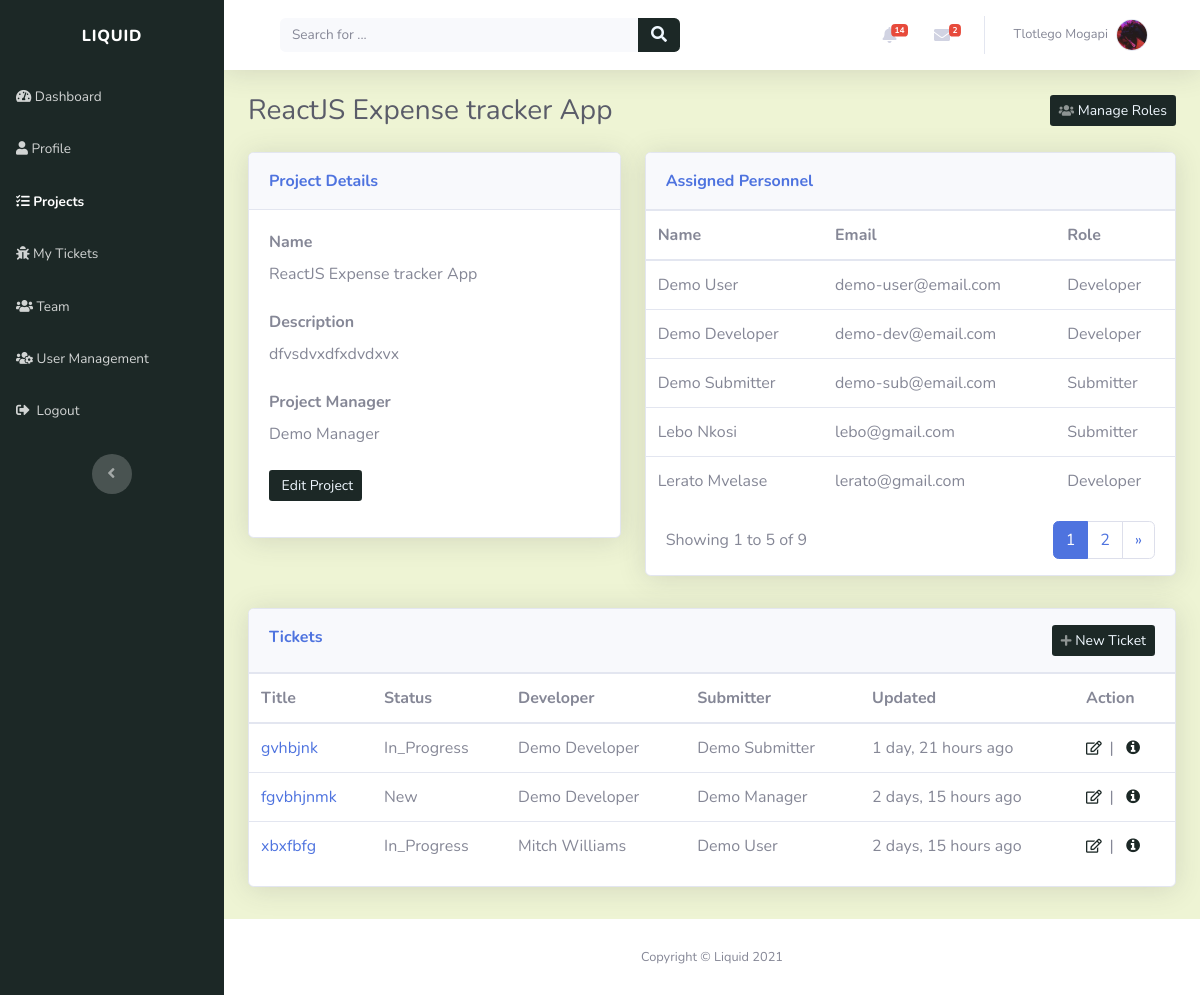
/projects/reactjs-expense-tracker-app-qkhvylyg/ (signed in), run on the app's committed database.
### account/models.py (models this page shows, shortened)
class Profile(models.Model):
    user = models.OneToOneField(settings.AUTH_USER_MODEL, on_delete=models.CASCADE, unique=True)
    profile_picture = models.ImageField(default='profile_images/default.jpg', upload_to='profile_images', blank=True)
    website = models.URLField(blank=True)
    first_name = models.CharField(max_length=30, blank=True)
    last_name = models.CharField(max_length=30, blank=True)
    address = models.CharField(max_length=50, blank=True)
    city = models.CharField(max_length=50, blank=True)
    country = models.CharField(max_length=50, blank=True)
    slug = models.SlugField(unique=True, blank=True)
    def __str__(self):
        return self.user.email

class Account(AbstractBaseUser):
    email = models.EmailField(verbose_name="email", max_length=30, unique=True)
    username = models.CharField(max_length=30, unique=True)
    date_created = models.DateTimeField(verbose_name="date created", auto_now_add=True)
    last_login = models.DateTimeField(verbose_name="last login", auto_now=True)
    is_admin = models.BooleanField(default=False)
    is_staff = models.BooleanField(default=True)
    is_active = models.BooleanField(default=True)
    is_super_user = models.BooleanField(default=False)
    USERNAME_FIELD = 'email'
    REQUIRED_FIELDS = ['username']
    objects = AccountManager()

### projects/models.py (models this page shows, shortened)
class Project(models.Model):
    name = models.CharField(max_length=50, unique=True)
    description = models.CharField(max_length=200)
    created_on = models.DateTimeField(verbose_name="date created", auto_now_add=True)
    created_by = models.ForeignKey(Profile, on_delete=models.CASCADE)
    slug = models.SlugField(unique=True, blank=True)
    def __str__(self):
        return self.name

class ProjectRole(models.Model):
    ROLE = (
        ('Project Manager', 'Project Manager'),
        ('Developer', 'Developer'),
        ('Submitter', 'Submitter'),
        ('Unassigned', 'Unassigned'),
    )
    user = models.ForeignKey(Profile, on_delete=models.CASCADE)
    project = models.ForeignKey(Project, on_delete=models.CASCADE)
    user_role = models.CharField(max_length=20, choices=ROLE, default='Un-assigned')
    created_on = models.DateTimeField(verbose_name="date added", auto_now_add=True)

### tickets/models.py (models this page shows, shortened)
class Ticket(models.Model):
    TICKET_PRIORITY = (
        ('LOW', 'Low'),
        ('MEDIUM', 'Medium'),
        ('HIGH', 'High'),
    )
    TICKET_STATUS = (
        ('NEW', 'New'),
        ('IN_PROGRESS', 'In Progress'),
        ('RESOLVED', 'Resolved'),
    )
    TICKET_TYPE = (
        ('TASK', 'Task'),
        ('BUG', 'Bug'),
        ('CHANGE', 'Change'),
        ('FEATURE', 'Feature request')
    )
    title = models.CharField(max_length=50)
    description = models.CharField(max_length=200)
    created_by = models.ForeignKey(Profile, on_delete=models.CASCADE)
    project = models.ForeignKey(Project, related_name="tickets", on_delete=models.CASCADE)
    created_on = models.DateTimeField(verbose_name="created_on", auto_now_add=True)
    updated = models.DateTimeField(verbose_name="date updated", auto_now=True)
    priority = models.CharField(max_length=12, choices=TICKET_PRIORITY, default='LOW')
    status = models.CharField(max_length=12, choices=TICKET_STATUS, default='NEW')
    class_type = models.CharField(max_length=12, choices=TICKET_TYPE, default='TASK')
    slug = models.SlugField(unique=True, blank=True)

### projects/views.py (the view)
# urls.py: path('<slug:slug>/', views.project_detail_view, name="view_project"),
@login_required(login_url='login_page')
def project_detail_view(request, slug):
    context = {}
    project = get_object_or_404(Project, slug=slug)
    context['project'] = project
    user = request.user
    user_profile = get_object_or_404(Profile, user=user)
    user_project_role = ProjectRole.objects.filter(project=project).filter(user=user_profile).first()
    context['user_project_role'] = user_project_role
    users = ProjectRole.objects.filter(project=project).exclude(user_role="Project Manager").order_by('user__first_name')
    page = request.GET.get('page', 1)
    users_paginator = Paginator(users, USERS_PER_PAGE)
    try:
        users = users_paginator.page(page)
    except PageNotAnInteger:
        users = users_paginator.page(USERS_PER_PAGE)
    except EmptyPage:
        users = users_paginator.page(users_paginator.num_pages)
    tickets = project.tickets.all().order_by('-created_on')
    context['tickets'] = tickets
    context['user_roles'] = users
    context['manager_role'] = ProjectRole.objects.filter(project=project).filter(user_role="Project Manager").first()
    return render(request, "projects/project_detail.html", context)

### index/custom_processors.py (called while the page is built)
def profile_processor(request):
    if request.user.is_authenticated:
        user = request.user
        user_profile = get_object_or_404(Profile, user=user)
        user_messages = DirectMessage.objects.filter(receiver=user_profile).filter(status='UNREAD').order_by('-created_on')[:5]
        user_alerts = Alert.objects.filter(user=user_profile).filter(status='UNREAD').order_by('-created_on')[:5]
        return {'profile': user_profile, 'direct_messages': user_messages, 'alerts': user_alerts}
    else:
        return{}

### projects/templates/projects/project_detail.html (shortened to what this page needs)
{% extends "index/header.html" %}
{% block content %}
<div class="d-sm-flex justify-content-between align-items-center mb-4">
	<h3 class="text-dark mb-0">{{project|truncatechars:40}}</h3>
	{% if request.user.is_admin or user_project_role.user_role == "Project Manager" %}
	<a class="btn btn-sm d-none d-sm-inline-block" role="button"
		href="{% url 'manage_roles' project.slug %}" style="background: rgb(28, 40, 38); color: aliceblue;"><em
		class="fas fa-users fa-sm text-white-50"></em>&nbsp;Manage Roles
	</a>
	{% endif %}
</div>
<div class="row mb-3">
	<div class="col-lg-5">
		<div class="row">
			<div class="col">
				<div class="card shadow mb-3">
					<div class="card-header py-3">
						<p class="text-primary m-0 font-weight-bold" style="color: rgb(28, 40, 38)">
							Project Details
						</p>
					</div>
					<div class="card-body">
						<div class="form-row">
							<div class="col">
								<div class="form-group">
									<label for="username"><strong>Name</strong></label>
									<p class="mb-4">{{ project.name }}</p>
								</div>
							</div>
						</div>
						<div class="form-row">
							<div class="col">
								<div class="form-group">
									<label for="first_name"><strong>Description</strong></label>
									<p class="mb-4">{{ project.description }}</p>
								</div>
							</div>
						</div>
						<div class="form-row">
							<div class="col">
								<div class="form-group">
									<label for="first_name"><strong>Project Manager</strong></label>
									<p class="mb-4">{{ manager_role.user.first_name }} {{ manager_role.user.last_name }}</p>
								</div>
							</div>
						</div>
						{% if request.user.is_admin %}
						<div class="form-group">
							<a class="btn btn-sm d-none d-sm-inline-block" role="button"
								href="{% url 'edit_project' project.slug %}"
								style="background: rgb(28, 40, 38); color: aliceblue;">&nbsp;Edit Project
							</a>
						</div>
						{% endif %}
					</div>
				</div>
			</div>
		</div>
	</div>
	<div class="col-lg-7">
		<div class="row">
			<div class="col">
				<div class="card shadow mb-3">
					<div class="card-header py-3">
						<p class="text-primary m-0 font-weight-bold" style="color: rgb(28, 40, 38)">
							Assigned Personnel
						</p>
					</div>
					<div class="table-responsive table mt-0" id="dataTable" role="grid"
						aria-describedby="dataTable_info">
						<table class="table my-0" id="dataTable" aria-describedby="users">
							<thead>
								<tr>
									<th scope="col">Name</th>
									<th scope="col">Email</th>
									<th scope="col">Role</th>
								</tr>
							</thead>
							<tbody>
								{% for user in user_roles %}
								<tr style="white-space: nowrap">
									<td>{{user.user.first_name}} {{user.user.last_name}}</td>
									<td>{{ user.user }}</td>
									<td>{{ user.user_role|title }}</td>
								</tr>
								{%endfor%}
							</tbody>
						</table>
					</div>
					<div style="margin-left: 20px; margin-right: 20px">
						{% include 'projects/snippets/users_pagination.html' with users=user_roles %}
					</div>
				</div>
			</div>
		</div>
	</div>
</div>
<div class="row mb-3">
	<div class="col-lg-12">
		<div class="row">
			<div class="col">
				<div class="card shadow mb-3">
					<div class="card-header py-3">
						<p class="text-primary m-0 font-weight-bold" style="color: rgb(28, 40, 38); float: left;">Tickets</p>
						{% if user_project_role.user_role != "Developer" or request.user.is_admin %}
						<a class="btn btn-sm" role="button"
							href="{% url 'add_ticket' project.slug %}"
							style="background: rgb(28, 40, 38); float: right; color: aliceblue;">
							<em class="fas fa-plus fa-sm text-white-50"></em>&nbsp;New Ticket
						</a>
						{% endif %}
					</div>
					{% if tickets %}
					<div class="table-responsive table mt-0" id="dataTable" role="grid"
						aria-describedby="dataTable_info">
						<table class="table my-0" id="dataTable" aria-describedby="projects">
							<thead>
								<tr>
									<th scope="col">Title</th>
									<th scope="col">Status</th>
									<th scope="col">Developer</th>
									<th scope="col">Submitter</th>
									<th scope="col">Updated</th>
									<th scope="col">Action</th>
								</tr>
							</thead>
							<tbody>
								{%for ticket in tickets %} {% include "projects/snippets/project_ticket.html" %} {%endfor%}
							</tbody>
						</table>
					</div>
					{% else %}
					<div style="padding-top: 20px" class="text-center">
						<p><strong>Project Has No Tickets.</strong></p>
					</div>
					{% endif %}
				</div>
			</div>
		</div>
	</div>
</div>
{% endblock %}

### index/templates/index/snippets/navbar.html (shortened to what this page needs)
<nav
	class="navbar navbar-light navbar-expand bg-white shadow mb-4 topbar static-top"
	style="background: rgb(238, 244, 212)"
>
	<div class="container-fluid">
		<div class="container-fluid">
			<form
				method="GET"
				action="{% url 'index_page' %}"
				target="_self"
				class="form-inline d-none d-sm-inline-block mr-auto ml-md-3 my-2 my-md-0 mw-100 navbar-search"
			>
				<div class="input-group">
					<input
						class="bg-light form-control border-0 small"
						type="search"
						placeholder="Search for ..."
						value="{{query}}"
						name="q"
						required
					/>
					<div class="input-group-append">
						<button class="btn py-0" type="submit" style="background: rgb(28, 40, 38); color: aliceblue;">
							<em class="fas fa-search"></em>
						</button>
					</div>
				</div>
			</form>
			<ul class="nav navbar-nav flex-nowrap ml-auto">
				<li class="nav-item dropdown no-arrow mx-1">
					<div class="nav-item dropdown no-arrow">
						<a class="dropdown-toggle nav-link" data-toggle="dropdown" aria-expanded="false" href="#"
							>{% if alerts %}<span class="badge badge-danger badge-counter"
								>{{profile.alert_set.all.count}}</span
							>
							{%endif%}<em class="fas fa-bell fa-fw"></em
						></a>
					</div>
				</li>
				<li class="nav-item dropdown no-arrow mx-1">
					<div class="nav-item dropdown no-arrow">
						<a class="dropdown-toggle nav-link" data-toggle="dropdown" aria-expanded="false" href="#"
							><em class="fas fa-envelope fa-fw"></em>{% if direct_messages %}<span
								class="badge badge-danger badge-counter"
								>{{profile.direct_messages.all.count}}</span
							>{%endif%}</a
						>
					</div>
				</li>
				<li class="nav-item dropdown no-arrow">
					<div class="nav-item dropdown no-arrow">
						<a class="dropdown-toggle nav-link" data-toggle="dropdown" aria-expanded="false" href="#"
							><span class="d-none d-lg-inline mr-2 text-gray-600 small">
								{% if profile.first_name and profile.last_name %} {{profile.first_name}}
								{{profile.last_name}} {% else %} {{user}} {%endif%}
							</span>
							<img
								class="border rounded-circle img-profile"
								src="{{profile.profile_picture.url}}"
								alt="user image"
							/>
						</a>
					</div>
				</li>
			</ul>
		</div>
	</div>
</nav>

### projects/templates/projects/snippets/project_ticket.html
<tr style="white-space: nowrap">
	<td><a href="{% url 'view_ticket' ticket.slug %}">{{ ticket.title | truncatechars:40 }}</a></td>
    <td>{{ ticket.status|title }}</td>
    {% with assignee=ticket.ticketassignee_set.all.first.user %}
    <td>{{ assignee.first_name }} {{ assignee.last_name }}</td>
    {% endwith %}
    <td>{{ ticket.created_by.first_name }} {{ ticket.created_by.last_name }}</td>
	<td>{{ ticket.updated|timesince }} ago</td>
	<td>{% include "tickets/snippets/ticket_action.html" %}</td>
</tr>

### tickets/templates/tickets/snippets/ticket_action.html
<a role="button" href="{% url 'edit_ticket' ticket.slug %}" style="color: rgb(28, 40, 38)" title="Edit"
	><em class="far fa-edit fa-sm">&nbsp</em></a
>
|&nbsp&nbsp
<a role="button" href="{% url 'view_ticket' ticket.slug %}" style="color: rgb(28, 40, 38)" title="More information"
	><em class="fa fa-info-circle">&nbsp</em></a
>

### data on the page
Profile: alert_set.all.count "14", direct_messages.all.count "2", first_name "Tlotlego", last_name "Mogapi", profile_picture (picture)
Project: name "ReactJS Expense tracker App", description "dfvsdvxdfxdvdxvx"
ProjectRole: user.first_name "Demo", user.last_name "Manager"
ProjectRole: user.first_name "Demo", user.last_name "User", user "demo-user@email.com", user_role "Developer"
ProjectRole: user.first_name "Demo", user.last_name "Developer", user "demo-dev@email.com", user_role "Developer"
ProjectRole: user.first_name "Demo", user.last_name "Submitter", user "demo-sub@email.com", user_role "Submitter"
ProjectRole: user.first_name "Lebo", user.last_name "Nkosi", user "lebo@gmail.com", user_role "Submitter"
ProjectRole: user.first_name "Lerato", user.last_name "Mvelase", user "lerato@gmail.com", user_role "Developer"
Ticket: title "gvhbjnk", status "In_Progress", ticketassignee_set.all.first.user.first_name "Demo", ticketassignee_set.all.first.user.last_name "Developer", created_by.first_name "Demo", created_by.last_name "Submitter", updated "1 day, 21 hours"
Ticket: title "fgvbhjnmk", status "New", ticketassignee_set.all.first.user.first_name "Demo", ticketassignee_set.all.first.user.last_name "Developer", created_by.first_name "Demo", created_by.last_name "Manager", updated "2 days, 15 hours"
Ticket: title "xbxfbfg", status "In_Progress", ticketassignee_set.all.first.user.first_name "Mitch", ticketassignee_set.all.first.user.last_name "Williams", created_by.first_name "Demo", created_by.last_name "User", updated "2 days, 15 hours"

### other printed values
{{ users.start_index }} "1"
{{ users.end_index }} "5"
{{ users.paginator.count }} "9"
{{ i }} "1"
{{ i }} "2"
